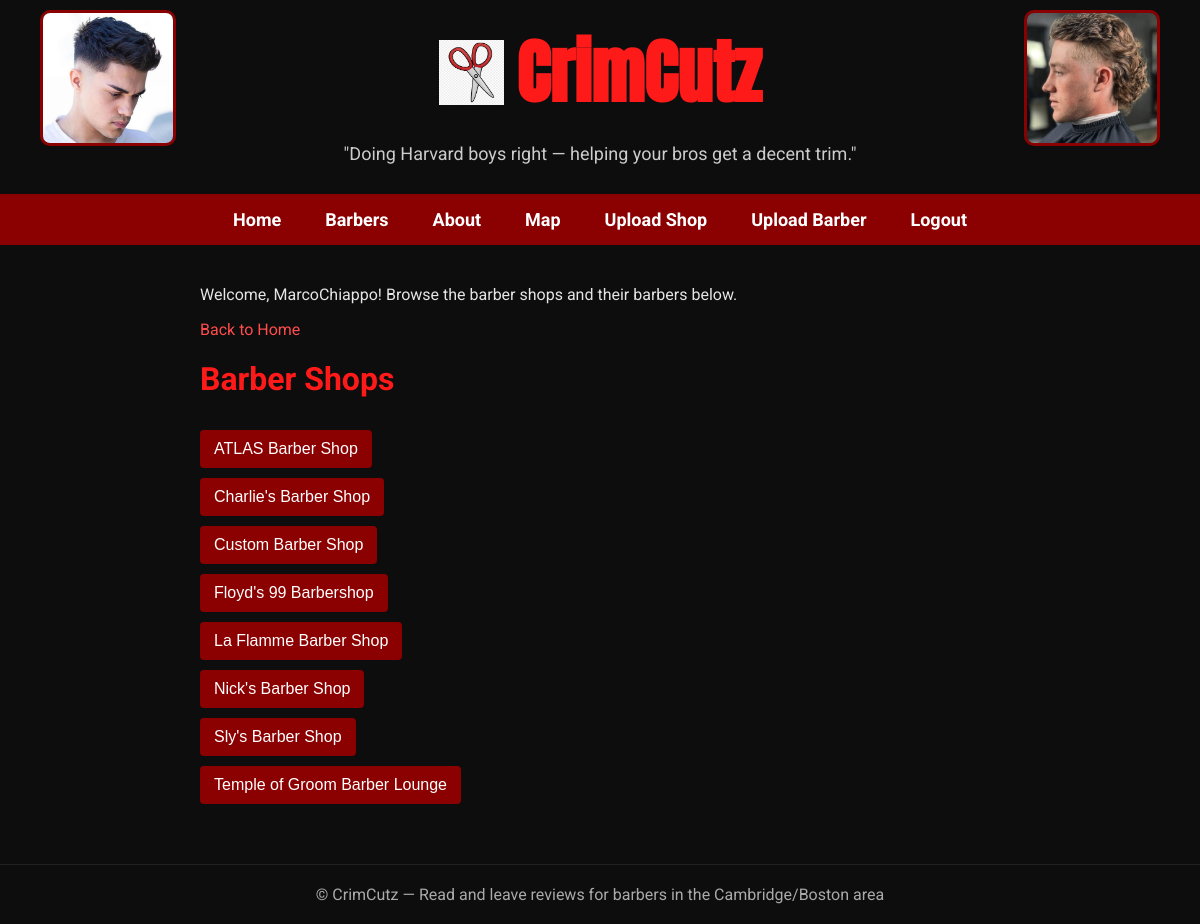
/barbers (signed in), run on the app's committed database.
### tables this page shows
CREATE TABLE shops (
id INTEGER PRIMARY KEY AUTOINCREMENT,
name TEXT NOT NULL,
location TEXT,
website TEXT,
description TEXT
, latitude REAL, longitude REAL);

### app.py (the view)
@app.route("/barbers")
def barbers():
    db = get_db_connection()
    shops = db.execute("""SELECT id, name, location, website, description FROM shops ORDER BY name ASC""").fetchall()
    result = []
    for shop in shops:
        shop_barbers = db.execute("""
            SELECT id, name FROM barbers
            WHERE shop_id = ?
            ORDER BY name ASC
        """, (shop["id"],)).fetchall()
        result.append({
            "shop": shop,
            "barbers": shop_barbers
        })
    return render_template("barbers.html", shops = result, user=session.get("username"))

### app.py (called while the page is built)
def get_db_connection():
    if "db" not in g:
        g.db = sqlite3.connect("crimcuts.db")
        g.db.row_factory = sqlite3.Row
    return g.db

@app.teardown_appcontext
def close_db_connection(error):
    db = g.pop("db", None)
    if db is not None:
        db.close()

### templates/barbers.html (shortened to what this page needs)
{% extends "layout.html" %}
{% block main %}
{% if user %}
    <p>Welcome, {{ user }}! Browse the barber shops and their barbers below.</p>
{% else %}
    <p>
        <a href="{{ url_for('login') }}">Login</a> or
        <a href="{{ url_for('register') }}">Register</a>
    </p>
{% endif %}
<p><a href="{{ url_for('index') }}">Back to Home</a></p>
<h1>Barber Shops</h1>
{% for entry in shops %}
    <div class ="shop_section">
        <button type="shop-toggle" onclick="toggleShop('{{ entry.shop.id }}')">
            {{ entry.shop.name }}
        </button>
    </div>
{% endfor %}
{% endblock %}

### static/style.css (style rules this page uses)
body { background-color: #0d0d0d; color: #e5e5e5; font-family: 'Roboto', sans-serif; margin: 0; padding: 0; }
h1, h2 { color: #ff1a1a; font-weight: 700; }
button, a button { background-color: #8b0000; color: white; border: none; padding: 10px 14px; margin-top: 10px; font-size: 16px; cursor: pointer; border-radius: 4px; }
a { color: #ff4c4c; text-decoration: none; }

### data on the page
shops: shop.name "ATLAS Barber Shop"
shops: shop.name "Charlie's Barber Shop"
shops: shop.name "Custom Barber Shop"
shops: shop.name "Floyd's 99 Barbershop"
shops: shop.name "La Flamme Barber Shop"
shops: shop.name "Nick's Barber Shop"
shops: shop.name "Sly's Barber Shop"
shops: shop.name "Temple of Groom Barber Lounge"

### other printed values
{{ user }} "MarcoChiappo"
